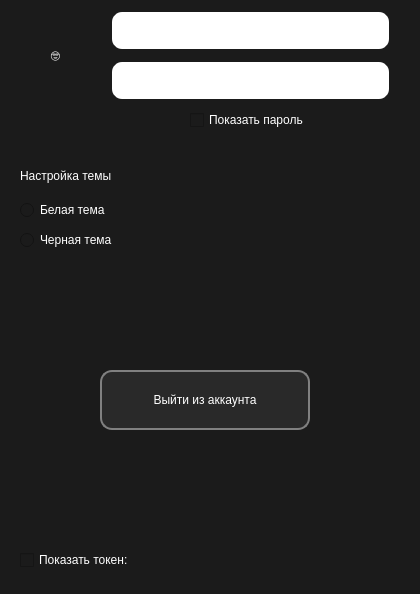
<?xml version="1.0" encoding="UTF-8"?>
<ui version="4.0">
 <class>MainWindow</class>
 <widget class="QMainWindow" name="MainWindow">
  <property name="geometry">
   <rect>
    <x>0</x>
    <y>0</y>
    <width>420</width>
    <height>594</height>
   </rect>
  </property>
  <property name="minimumSize">
   <size>
    <width>420</width>
    <height>594</height>
   </size>
  </property>
  <property name="maximumSize">
   <size>
    <width>420</width>
    <height>594</height>
   </size>
  </property>
  <property name="windowTitle">
   <string>MainWindow</string>
  </property>
  <property name="styleSheet">
   <string notr="true">background-color: #1b1b1b</string>
  </property>
  <widget class="QWidget" name="centralwidget">
   <widget class="QLineEdit" name="lineEdit">
    <property name="geometry">
     <rect>
      <x>110</x>
      <y>10</y>
      <width>281</width>
      <height>41</height>
     </rect>
    </property>
    <property name="styleSheet">
     <string notr="true">background-color:rgb(255, 255, 255);
border-radius: 12px;
border: 2px solid #1b1b1b;</string>
    </property>
   </widget>
   <widget class="QPushButton" name="pushButton">
    <property name="geometry">
     <rect>
      <x>100</x>
      <y>370</y>
      <width>210</width>
      <height>60</height>
     </rect>
    </property>
    <property name="styleSheet">
     <string notr="true">QPushButton {
	background-color: #292929;
	border-radius: 12px;
	border: 2px solid #808080;
	color: rgb(255, 255, 255);
}

QPushButton:hover {
	background-color: #ffa31a;
}</string>
    </property>
    <property name="text">
     <string>Выйти из аккаунта</string>
    </property>
   </widget>
   <widget class="QLabel" name="label_4">
    <property name="geometry">
     <rect>
      <x>20</x>
      <y>160</y>
      <width>101</width>
      <height>31</height>
     </rect>
    </property>
    <property name="styleSheet">
     <string notr="true">QLabel {
	background-color: #1b1b1b;
	color: rgb(255, 255, 255);
}
</string>
    </property>
    <property name="text">
     <string>Настройка темы</string>
    </property>
   </widget>
   <widget class="QLabel" name="label_6">
    <property name="geometry">
     <rect>
      <x>10</x>
      <y>10</y>
      <width>91</width>
      <height>91</height>
     </rect>
    </property>
    <property name="styleSheet">
     <string notr="true">QLabel {
	font: 35pt &quot;MS Shell Dlg 2&quot;;
	background-color:#1b1b1b;
	color: rgb(255, 255, 255);
}
</string>
    </property>
    <property name="text">
     <string>🤓</string>
    </property>
    <property name="alignment">
     <set>Qt::AlignCenter</set>
    </property>
   </widget>
   <widget class="QRadioButton" name="radioButton">
    <property name="geometry">
     <rect>
      <x>20</x>
      <y>230</y>
      <width>101</width>
      <height>20</height>
     </rect>
    </property>
    <property name="styleSheet">
     <string notr="true">QWidget {
	background-color: #1b1b1b;
	color: rgb(255, 255, 255);
}
</string>
    </property>
    <property name="text">
     <string>Черная тема</string>
    </property>
   </widget>
   <widget class="QRadioButton" name="radioButton_2">
    <property name="geometry">
     <rect>
      <x>20</x>
      <y>200</y>
      <width>91</width>
      <height>20</height>
     </rect>
    </property>
    <property name="styleSheet">
     <string notr="true">QWidget {
	background-color: #1b1b1b;
	color: rgb(255, 255, 255);
}
</string>
    </property>
    <property name="text">
     <string>Белая тема</string>
    </property>
   </widget>
   <widget class="QCheckBox" name="checkBox">
    <property name="geometry">
     <rect>
      <x>190</x>
      <y>110</y>
      <width>131</width>
      <height>20</height>
     </rect>
    </property>
    <property name="styleSheet">
     <string notr="true">QWidget {
	background-color: #1b1b1b;
	color: rgb(255, 255, 255);
}
</string>
    </property>
    <property name="text">
     <string>Показать пароль</string>
    </property>
   </widget>
   <widget class="QLineEdit" name="lineEdit_2">
    <property name="geometry">
     <rect>
      <x>110</x>
      <y>60</y>
      <width>281</width>
      <height>41</height>
     </rect>
    </property>
    <property name="styleSheet">
     <string notr="true">background-color:rgb(255, 255, 255);
border-radius: 12px;
border: 2px solid #1b1b1b;</string>
    </property>
   </widget>
   <widget class="QCheckBox" name="checkBox_2">
    <property name="geometry">
     <rect>
      <x>20</x>
      <y>550</y>
      <width>131</width>
      <height>20</height>
     </rect>
    </property>
    <property name="styleSheet">
     <string notr="true">QWidget {
	background-color: #1b1b1b;
	color: rgb(255, 255, 255);
}
</string>
    </property>
    <property name="text">
     <string>Показать токен:</string>
    </property>
   </widget>
   <widget class="QLabel" name="label_5">
    <property name="geometry">
     <rect>
      <x>160</x>
      <y>550</y>
      <width>251</width>
      <height>20</height>
     </rect>
    </property>
    <property name="styleSheet">
     <string notr="true">QLabel {
	background-color: #1b1b1b;
	color: rgb(255, 255, 255);
}
</string>
    </property>
    <property name="text">
     <string/>
    </property>
   </widget>
  </widget>
 </widget>
 <resources/>
 <connections/>
</ui>
